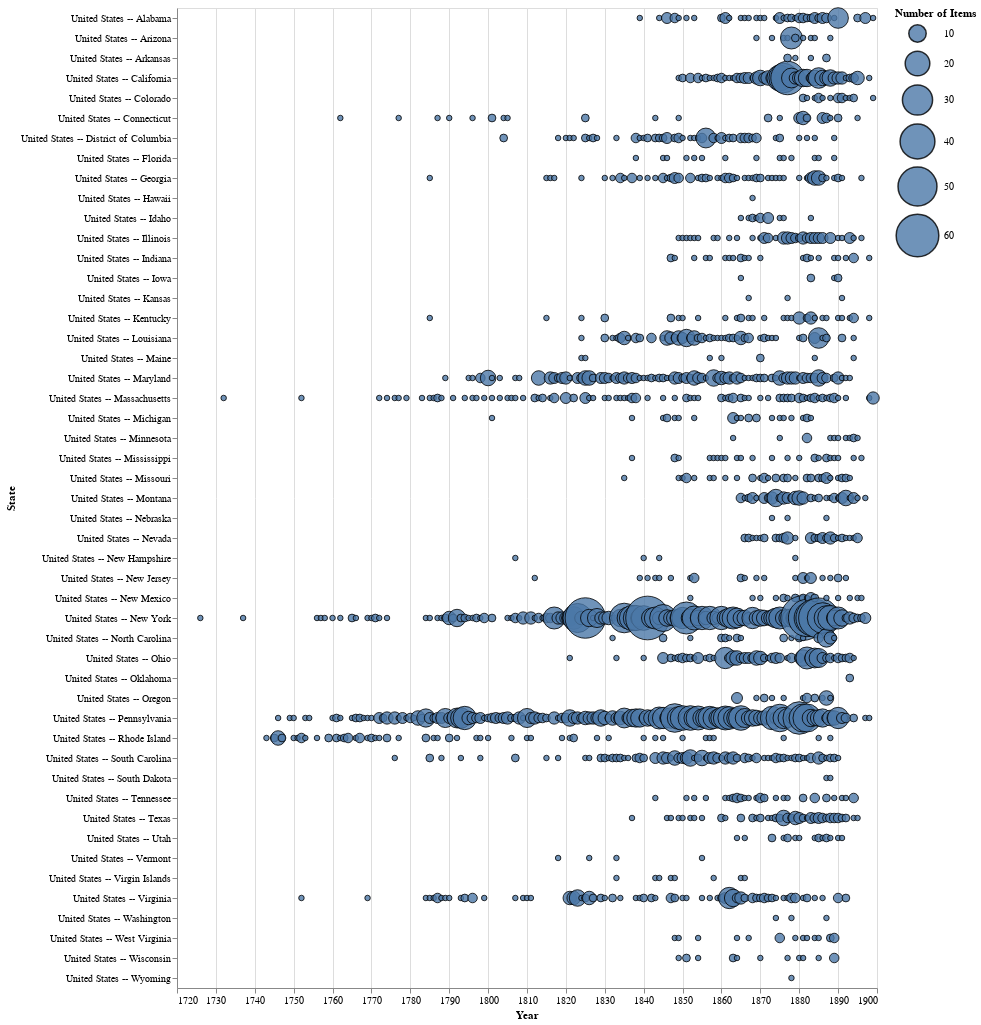

Write notebook code for a chart like this one.
### Code cell
# Create a chart
states_over_time = alt.Chart(df_usa_counts).mark_circle(
    
    # Style the circles
    opacity=0.8,
    stroke='black',
    strokeWidth=1
).encode(
    
    # Year on the X axis
    x=alt.X('year:Q', axis=alt.Axis(format='c', title='Year', labelAngle=0), scale=alt.Scale(zero=False)),
    
    # Object type on the Y axis
    y=alt.Y('geographic_subject:N', title='State'),
    
    # Size of the circles represents the number of objects
    size=alt.Size('Count:Q',
        scale=alt.Scale(range=[0, 2000]),
        legend=alt.Legend(title='Number of Items')
    ),
    
    # Color the circles by object type
    #color=alt.Color('geographic_subject:N'),
    
    # Provide state, year, and count details on hover
    tooltip=[alt.Tooltip('geographic_subject:N', title='State'), alt.Tooltip('year:Q', title='Year'), alt.Tooltip('Count:Q', title='Number of Items', format=',')]
).properties(
    width=700
)
states_over_time

### Figure 1 — Vega-Lite specification as saved in the notebook (floating-point values rounded to 4 significant figures; data arrays with more than 128 entries replaced by an {"elided": "..."} marker saying what was removed)
{"config": {"view": {"continuousWidth": 400, "continuousHeight": 300}}, "data": {"name": "data-0578de8136b2b2504bb4201646bded02"}, "mark": {"type": "circle", "opacity": 0.8, "stroke": "black", "strokeWidth": 1}, "encoding": {"size": {"field": "Count", "legend": {"title": "Number of Items"}, "scale": {"range": [0, 2000]}, "type": "quantitative"}, "tooltip": [{"field": "geographic_subject", "title": "State", "type": "nominal"}, {"field": "year", "title": "Year", "type": "quantitative"}, {"field": "Count", "format": ",", "title": "Number of Items", "type": "quantitative"}], "x": {"axis": {"format": "c", "labelAngle": 0, "title": "Year"}, "field": "year", "scale": {"zero": false}, "type": "quantitative"}, "y": {"field": "geographic_subject", "title": "State", "type": "nominal"}}, "width": 700, "$schema": "https://vega.github.io/schema/vega-lite/v4.17.0.json", "datasets": {"data-0578de8136b2b2504bb4201646bded02": {"elided": "1345 records"}}}
